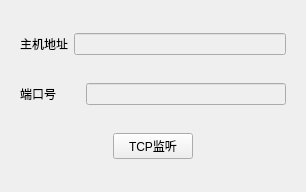
<?xml version="1.0" encoding="UTF-8"?>
<ui version="4.0">
 <class>TCPConnectWidget</class>
 <widget class="QWidget" name="TCPConnectWidget">
  <property name="geometry">
   <rect>
    <x>0</x>
    <y>0</y>
    <width>306</width>
    <height>192</height>
   </rect>
  </property>
  <property name="windowTitle">
   <string>Form</string>
  </property>
  <layout class="QVBoxLayout" name="verticalLayout">
   <property name="leftMargin">
    <number>20</number>
   </property>
   <property name="rightMargin">
    <number>20</number>
   </property>
   <item>
    <layout class="QHBoxLayout" name="horizontalLayout">
     <item>
      <widget class="QLabel" name="label">
       <property name="minimumSize">
        <size>
         <width>30</width>
         <height>0</height>
        </size>
       </property>
       <property name="text">
        <string>主机地址</string>
       </property>
      </widget>
     </item>
     <item>
      <widget class="QLineEdit" name="ip">
       <property name="enabled">
        <bool>false</bool>
       </property>
      </widget>
     </item>
    </layout>
   </item>
   <item>
    <layout class="QHBoxLayout" name="horizontalLayout_2">
     <item>
      <widget class="QLabel" name="label_2">
       <property name="minimumSize">
        <size>
         <width>60</width>
         <height>0</height>
        </size>
       </property>
       <property name="text">
        <string>端口号</string>
       </property>
      </widget>
     </item>
     <item>
      <widget class="QLineEdit" name="port">
       <property name="enabled">
        <bool>false</bool>
       </property>
      </widget>
     </item>
    </layout>
   </item>
   <item>
    <layout class="QHBoxLayout" name="horizontalLayout_3">
     <item>
      <spacer name="horizontalSpacer">
       <property name="orientation">
        <enum>Qt::Horizontal</enum>
       </property>
       <property name="sizeHint" stdset="0">
        <size>
         <width>40</width>
         <height>20</height>
        </size>
       </property>
      </spacer>
     </item>
     <item>
      <widget class="QPushButton" name="listen">
       <property name="text">
        <string>TCP监听</string>
       </property>
      </widget>
     </item>
     <item>
      <spacer name="horizontalSpacer_2">
       <property name="orientation">
        <enum>Qt::Horizontal</enum>
       </property>
       <property name="sizeHint" stdset="0">
        <size>
         <width>40</width>
         <height>20</height>
        </size>
       </property>
      </spacer>
     </item>
    </layout>
   </item>
  </layout>
 </widget>
 <resources/>
 <connections/>
</ui>
